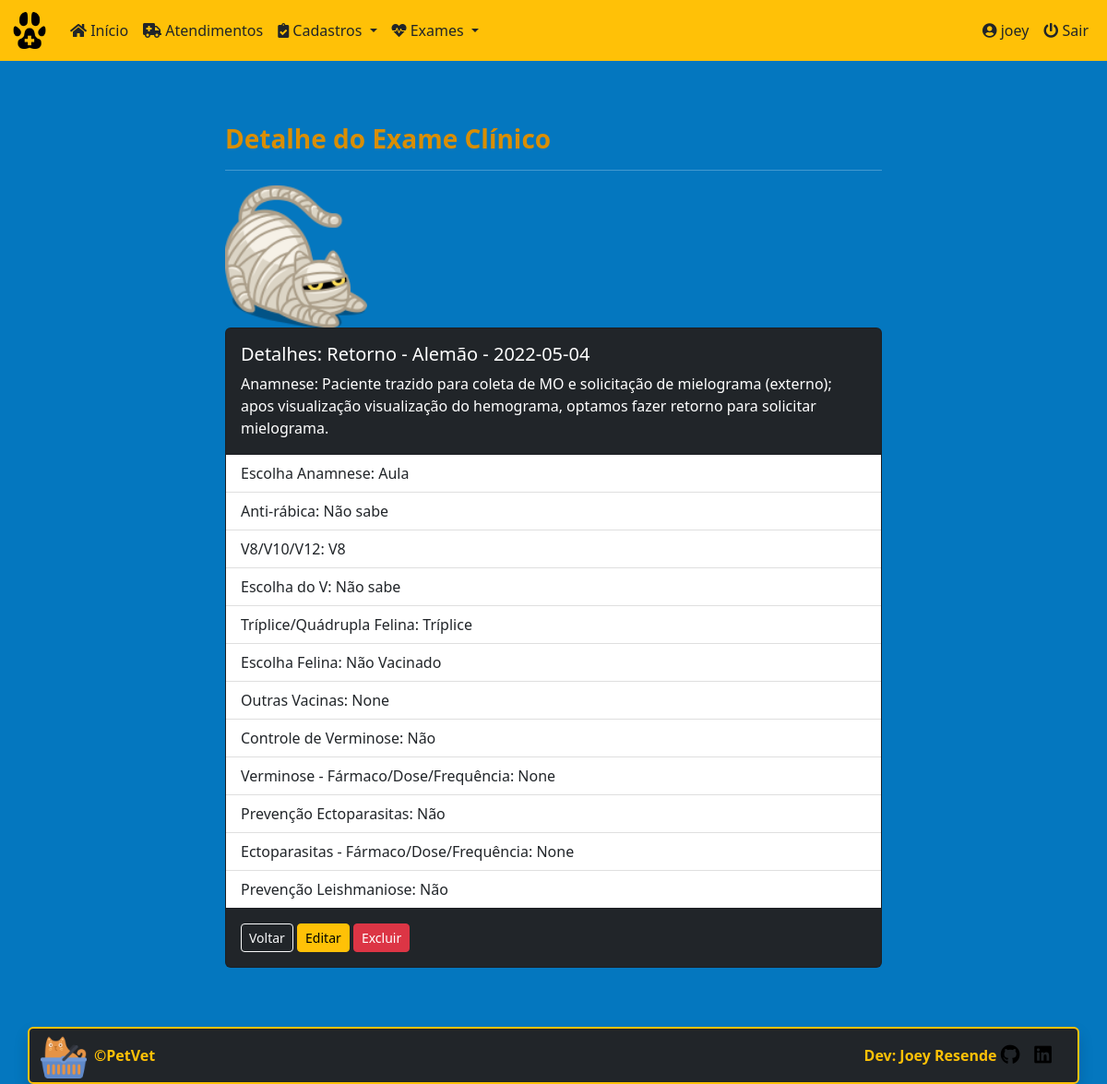
/petvet/general_clinic/1 (signed in), run on the app's committed database.
### core/models.py (models this page shows, shortened)
class GeneralClinic(models.Model):
    medical_care = models.ForeignKey(
        'MedicalCare', on_delete=models.PROTECT, null=True, verbose_name='Atendimento')
    choice_anamnese = models.CharField(
        max_length=6, choices=type_anamnese, verbose_name='Tipo atendimento')
    anamnese = models.TextField(max_length=2000, verbose_name='Anamnese')
    choice_anti_rabica = models.CharField(
        max_length=23, choices=vaccination, verbose_name='Anti-Rábica')
    choice_type_v = models.CharField(
        max_length=7, choices=type_v, verbose_name='V8/V10/V12')
    choice_v = models.CharField(
        max_length=23, choices=vaccination, verbose_name='Opções V')
    choice_type_felina = models.CharField(
        max_length=23, choices=type_felina, verbose_name='Tríplice/Quádrupla Felina')
    choice_felina = models.CharField(
        max_length=23, choices=vaccination, verbose_name='Opções Felina')
    others_felina = models.CharField(
        max_length=30, null=True, blank=True, verbose_name='Outras Vacinas')
    choice_verminose = models.CharField(
        max_length=17, choices=vermi_ecto, verbose_name='Controle Verminose')
    others_verminose = models.CharField(
        max_length=30, null=True, blank=True, verbose_name='Verminose - Fármaco/Dose/Frequência')
    choice_ectopas = models.CharField(
        max_length=17, choices=vermi_ecto, verbose_name='Prevenção Ectoparasitas')
    others_ectopas = models.CharField(
        max_length=30, null=True, blank=True, verbose_name='Ectoparasitas - Fármaco/Dose/Frequência')
    choice_leish = models.CharField(
        max_length=17, choices=leish, verbose_name='Prevenção Leishmaniose')
    class Meta:
        ordering = ['id']

class MedicalCare(models.Model):
    id = models.AutoField(primary_key=True)
    date = models.DateField(default=date.today, verbose_name='Data')
    time = models.TimeField(verbose_name='Hora')
    pet_name = models.ForeignKey(
        'Pets', on_delete=models.PROTECT, null=True, verbose_name='Nome do Pet')
    procedure = models.CharField(
        max_length=8, choices=procedures, verbose_name='Tipo de atendimento')
    vet_name = models.ForeignKey(
        'Vet', on_delete=models.PROTECT, null=True, verbose_name='Veterinario')
    sedative = models.CharField(
        max_length=8, choices=type_sedative, default='Não', verbose_name='Tipo de sedativo')
    report = models.TextField(
        max_length=1000, verbose_name='Relato do problema')
    class Meta:
        ordering = ['-date']
    def __str__(self):
        return f'{self.procedure} - {self.pet_name} - {self.date}'

class Pets(models.Model):
    id = models.AutoField(primary_key=True)
    pet_name = models.CharField(
        max_length=30, verbose_name='Nome do Pet')
    species = models.CharField(
        max_length=20, verbose_name='Espécie')
    breed = models.CharField(
        max_length=30, verbose_name='Raça')
    gender = models.CharField(
        max_length=5, choices=sex_status, verbose_name='Gênero')
    date_of_birth = models.DateField(
        null=True, blank=True, verbose_name='Data de Nascimento')
    castrated = models.CharField(
        max_length=3, choices=castrated_status, default='N', verbose_name='Castrado?')
    weight = models.DecimalField(
        max_digits=6, decimal_places=3, verbose_name='Peso', default=0)
    tutor_name = models.ForeignKey(
        'Tutor', on_delete=models.PROTECT, null=True, verbose_name='Nome do Tutor')
    class Meta:
        ordering = ['-id']
    def __str__(self):
        return self.pet_name

### core/views.py (the view)
# urls.py: path('general_clinic/<int:pk>', GeneralClinicDetail.as_view(),
class GeneralClinicDetail(LoginRequiredMixin, DetailView):
    login_url = reverse_lazy('login')
    model = GeneralClinic
    template_name = 'core/general_clinic_detail.html'
    success_url = reverse_lazy('general_clinics')

### core/templates/core/general_clinic_detail.html (shortened to what this page needs)
{% extends 'core/base_model.html' %}
{% load static %}
{% block content %}
<div class="row">
  <div class="col-sm-8 mx-auto">
    <div class="container">
      <h3><strong>Detalhe do Exame Clínico</strong></h3><hr>
      <div class="row col-3">
        <img class="card-img-top" src="{% static 'img/cat_mummy.png/' %}" alt="Imagem de capa do card">
      </div>
      <div class="card text-white bg-dark mb-3">
        <div class="card-body">
          <h5 class="card-title">Detalhes: {{ generalclinic.medical_care }}</h5>
          <p class="card-text">Anamnese: {{ generalclinic.anamnese }}</p>
        </div>
          <ul class="list-group list-group-flush">
            <li class="list-group-item">Escolha Anamnese: {{ generalclinic.choice_anamnese }}</li>
            <li class="list-group-item">Anti-rábica: {{ generalclinic.choice_anti_rabica }}</li>
            <li class="list-group-item">V8/V10/V12: {{ generalclinic.choice_type_v }}</li>
            <li class="list-group-item">Escolha do V: {{ generalclinic.choice_v }}</li>
            <li class="list-group-item">Tríplice/Quádrupla Felina: {{ generalclinic.choice_type_felina }}</li>
            <li class="list-group-item">Escolha Felina: {{ generalclinic.choice_felina }}</li>
            <li class="list-group-item">Outras Vacinas: {{ generalclinic.others_felina }}</li>
            <li class="list-group-item">Controle de Verminose: {{ generalclinic.choice_verminose }}</li>
            <li class="list-group-item">Verminose - Fármaco/Dose/Frequência: {{ generalclinic.others_verminose }}</li>
            <li class="list-group-item">Prevenção Ectoparasitas: {{ generalclinic.choice_ectopas }}</li>
            <li class="list-group-item">Ectoparasitas - Fármaco/Dose/Frequência: {{ generalclinic.others_ectopas }}</li>
            <li class="list-group-item">Prevenção Leishmaniose: {{ generalclinic.choice_leish }}</li>
          </ul>
        <div class="card-body">
          <a href="{% url 'general_clinics' %}" class="btn btn-outline-light btn-sm">Voltar</a>
          <a href="{% url 'general_clinic_edit' generalclinic.pk %}" class="btn btn-warning btn-sm">Editar</a>
          <a href="{% url 'general_clinic_delete' generalclinic.pk %}" class="btn btn-danger btn-sm">Excluir</a>
        </div>
      </div>
    </div>
  </div>
</div>
{% endblock %}

### core/templates/core/base_model.html (shortened to what this page needs)
{% load static %}
<!DOCTYPE html>
<html lang="pt-br" class="h-100">
<head>
  <link rel="stylesheet" href="{% static 'css/bootstrap.min.css/' %}" />
  <link rel="stylesheet" href="https://cdnjs.cloudflare.com/ajax/libs/font-awesome/5.11.2/css/all.css">
  <link rel="stylesheet" href="{% static 'css/styles.css/' %}" />
  <link rel="stylesheet" type="text/css" href="https://cdn.datatables.net/v/bs5/dt-1.11.5/datatables.min.css" />
</head>
<body class="d-flex flex-column h-100">
  <main class="flex-shrink-0  ">
    {% block menu %}
    <nav class="navbar navbar-expand-lg sticky-top bg-warning">
      <div class="container-fluid">
        <a class="navbar-brand" href="{% url 'index' %}">
          <img src="{% static 'img/favicon.ico/' %}" height="40" alt="" />
        </a>
        <div class="collapse navbar-collapse" id="navbarsExample06">
          <ul class="navbar-nav me-auto mb-2 mb-xl-0">
            <li class="nav-item">
              <a class="nav-link text-dark" href="{% url 'index' %}">
                <i class="fa fa-home" aria-hidden="true"></i>
                Início
              </a>
            </li>
            <li class="nav-item">
              <a class="nav-link text-dark" href="{% url 'medical_cares' %}">
                <i class="fas fa-ambulance" aria-hidden="true"></i>
                Atendimentos
              </a>
            </li>
            <li class="nav-item dropdown">
              <a class="nav-link text-dark dropdown-toggle" href="#" data-bs-toggle="dropdown" aria-expanded="false">
                <i class="fas fa-clipboard-check" aria-hidden="true"></i>
                Cadastros
              </a>
            </li>
            <li class="nav-item dropdown">
              <a class="nav-link text-dark dropdown-toggle" href="#" data-bs-toggle="dropdown" aria-expanded="false">
                <i class="fas fa-heartbeat" aria-hidden="true"></i>
                Exames
              </a>
            </li>
          </ul>
          <div class="collapse navbar-collapse d-lg-flex justify-content-end">
            <ul class="navbar-nav bd-navbar-nav flex=row">
              {% if request.user.is_authenticated %}
              <li class="nav-item">
                  <a class="nav-link text-dark" href="{% url 'meus_dados' %}">
                    <i class="fas fa-user-circle" aria-hidden="true"></i>
                    <span id="username">{{ request.user }}</span>
                  </a>
              </li>
              <li class="nav-item">
                <a class="nav-link text-dark" href="{% url 'logout' %}">
                  <i class="fas fa-power-off" aria-hidden="true"></i>
                  Sair
                </a>
              </li>
              {% endif %}
            </ul>
          </div>
         </div>
      </div>
    </nav>
    {% endblock %}
    <div class="container py-5">
      {% block content %}
      {% endblock %}
    </div>
  </main>
{% block footer %}
<div class="container border border-warning border-2 rounded shadow bg-dark">
  <footer class="d-flex flex-wrap justify-content-between align-items-center py-1">
    <div class="col-md-4 d-flex align-items-center">
      <a href="{% url 'index' %}" class="mb-3 me-2 mb-md-0">
        <img src="{% static 'img/cat_yellow.png/' %}" width="50" height="50" alt="">
      </a>
      <span class="mb-3 mb-md-0 text-warning"><strong>&copy;PetVet</strong></span>
    </div>
    <ul class="nav col-md-4 justify-content-end list-unstyled d-flex">
      <li class="ms-3 text-warning"><strong>Dev: Joey Resende</strong>  <a href="https://github.com/Joey-Resende" target="_blank">
        <i class="fab fa-github fa-lg text-black" aria-hidden="true"></i>
      </a></li>
      <li class="ms-3"><a href="https://www.linkedin.com/in/givanildo-resende/" target="_blank">
        <i class="fab fa-linkedin fa-lg text-black" aria-hidden="true"></i>
      </a></li>
    </ul>
  </footer>
</div>
{% endblock %}
</body>
</html>

### static/css/styles.css (style rules this page uses)
:root { --preto: #000000; --branco-1: #ffffff; --branco-2: #E0E2DD; --azul-1: #0477BF; --azul-2: #0388A6; --azul-3: #003570; --amarelo-1: #F2CB05; --amarelo-2: #D98E04; }
body { background-color: var(--azul-1); color: var(--preto); padding-bottom: 20px; }
h3 { color: var(--amarelo-2); }
div { color: var(--branco-1); }
.navbar { background-color: var(--amarelo-1); color: var(--amarelo-2); margin-bottom: 20px; }
p { color: var(--branco-1); }

### data on the page
GeneralClinic: medical_care "Retorno - Alemão - 2022-05-04", anamnese "Paciente trazido para coleta de MO e solicitação de mielograma (externo); apos visualização visualização do hemograma, optamos fazer retorno para solicitar mielograma.", choice_anamnese "Aula", choice_anti_rabica "Não sabe", choice_type_v "V8", choice_v "Não sabe", choice_type_felina "Tríplice", choice_felina "Não Vacinado", others_felina "None", choice_verminose "Não", others_verminose "None", choice_ectopas "Não", others_ectopas "None", choice_leish "Não"

### other printed values
{{ request.user }} "joey"
